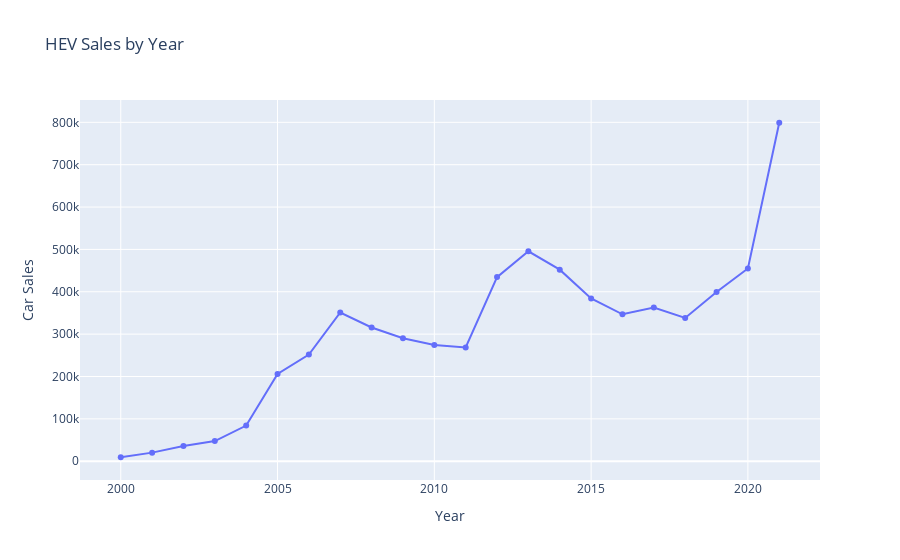

Notebook source saved alongside this figure:
### Code cell
#Sale of HEVs Nationwide
to_filter = 'HEV'
column = 'Statistic'
mask = ev_sales_nation_df[column] == to_filter
df = ev_sales_nation_df[mask]
df.drop(columns = [column], inplace=True)

title = to_filter + ' Sales by Year'

fig = px.line(x=df['Fiscal Year'], y=df['Value'], labels={'x': 'Year', 'y': 'Car Sales'},
              title = title, markers=True, line_shape='linear')
fig.show()

### Figure 1 — Plotly figure (JSON) as saved in the notebook; plotly's stock layout.template omitted (floating-point values rounded to 4 significant figures)
{"data": [{"hovertemplate": "Year=%{x}<br>Car Sales=%{y}<extra></extra>", "legendgroup": "", "line": {"color": "#636efa", "dash": "solid", "shape": "linear"}, "marker": {"symbol": "circle"}, "mode": "lines+markers", "name": "", "orientation": "v", "showlegend": false, "type": "scatter", "x": [2000, 2001, 2002, 2003, 2004, 2005, 2006, 2007, 2008, 2009, 2010, 2011, 2012, 2013, 2014, 2015, 2016, 2017, 2018, 2019, 2020, 2021], "xaxis": "x", "y": [9400, 20300, 36000, 47600, 84200, 205900, 251900, 351100, 315800, 290300, 274600, 268700, 434600, 495500, 452200, 384400, 346900, 362900, 338100, 399400, 455100, 799000], "yaxis": "y"}], "layout": {"legend": {"tracegroupgap": 0}, "title": {"text": "HEV Sales by Year"}, "xaxis": {"anchor": "y", "domain": [0, 1], "title": {"text": "Year"}}, "yaxis": {"anchor": "x", "domain": [0, 1], "title": {"text": "Car Sales"}}}}
